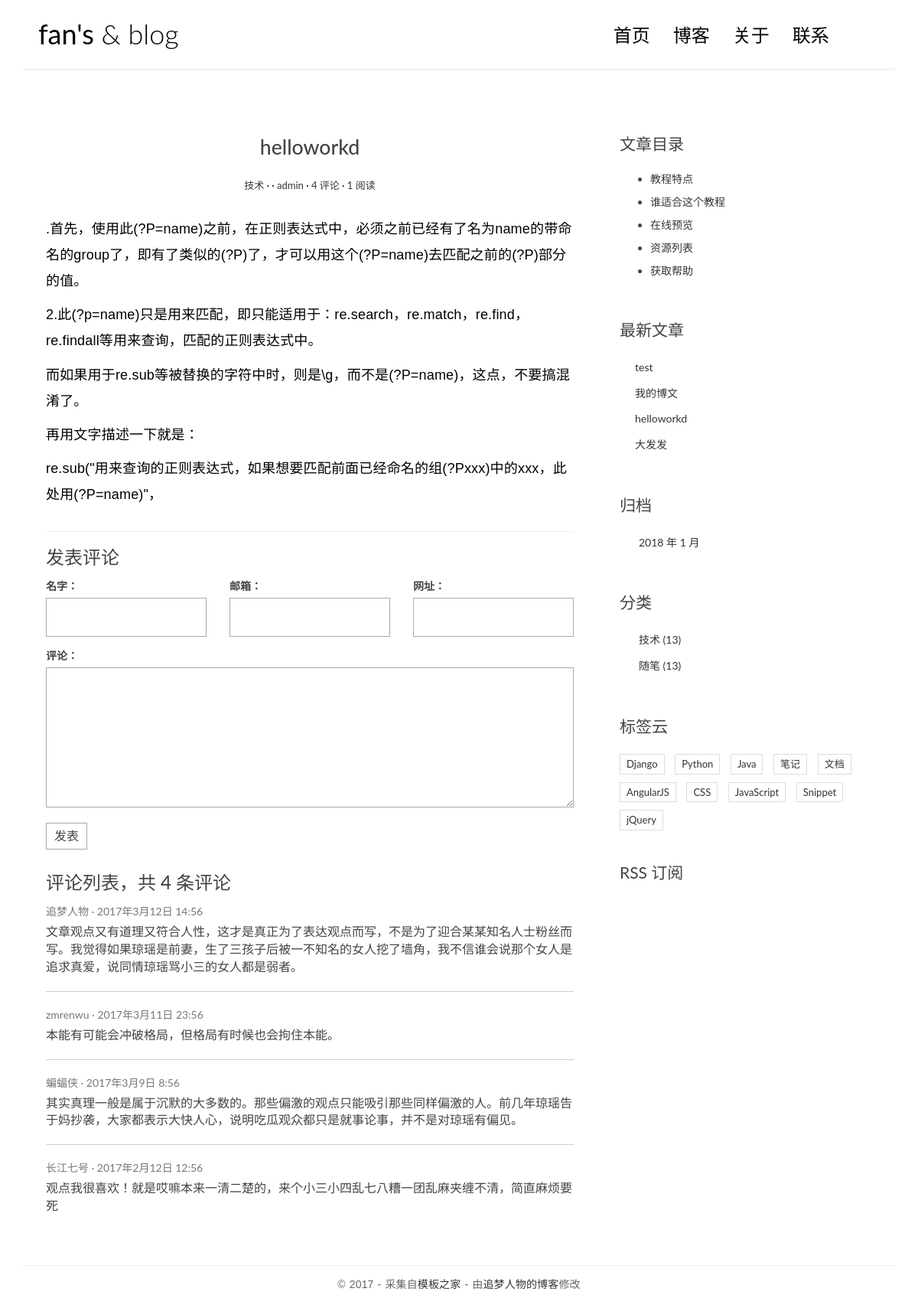
The app's page /post/2/ with its own data.
### blog/models.py (models this page shows, shortened)
class Post(models.Model):
    title=models.CharField(max_length=70)
    body=models.TextField()
    create_time=models.DateTimeField()
    modify_time=models.DateTimeField()
    excerpt=models.CharField(max_length=200,blank=True)
    category=models.ForeignKey(Category)
    tags=models.ManyToManyField(Tag,blank=True)
    author=models.ForeignKey(User)
    views=models.PositiveIntegerField(default=0)
    def get_absolute_url(self):
        return reverse('blog:detail',kwargs={'pk':self.pk})
    class Meta:
        ordering=['-create_time']
    def increase_views(self):
        self.views+=1
        self.save(update_fields=['views'])

class Category(models.Model):
    name=models.CharField(max_length=100)

### blog/views.py (the view)
# urls.py: url(r'^post/(?P<pk>[0-9]+)/$', views.detail, name='detail'),
def detail(request,pk):
    post = get_object_or_404(Post, pk=pk)
    post.increase_views()
    post.body = markdown.markdown(post.body,
                                  extensions=[
                                      'markdown.extensions.extra',
                                      'markdown.extensions.codehilite',
                                      'markdown.extensions.toc',
                                  ])
    return render(request, 'blog/detail.html', context={'post': post})

### blog/templatetags/blog_tags.py (called while the page is built)
@register.simple_tag
def get_recent_posts(num=5):
    return Post.objects.all().order_by('-create_time')[:num]

@register.simple_tag
def archives():
    return Post.objects.dates('create_time', 'month', order='DESC')

@register.simple_tag
def get_categories():
    return Category.objects.all()

### templates/blog/detail.html (shortened to what this page needs)
{% extends 'base.html' %}
{% block main %}
    <article class="post post-{{ post.pk }}">
        <header class="entry-header">
            <h1 class="entry-title">{{ post.title }}</h1>
            <div class="entry-meta">
                <span class="post-category"><a href="#">{{ post.category.name }}</a></span>
                <span class="post-date"></span>
                <span class="post-author"><a href="#">{{ post.author }}</a></span>
                <span class="comments-link"><a href="#">4 评论</a></span>
                <span class="views-count"><a href="{{post.get_absolute_url}}">{{post.views}} 阅读</a></span>
            </div>
        </header>
        <div class="entry-content clearfix">
            {{ post.body|safe }}
        </div>
    </article>
    <section class="comment-area" id="comment-area">
        <hr>
        <h3>发表评论</h3>
        <form action="#" method="post" class="comment-form">
            <div class="row">
                <div class="col-md-4">
                    <label for="id_name">名字：</label>
                    <input type="text" id="id_name" name="name" required>
                </div>
                <div class="col-md-4">
                    <label for="id_email">邮箱：</label>
                    <input type="email" id="id_email" name="email" required>
                </div>
                <div class="col-md-4">
                    <label for="id_url">网址：</label>
                    <input type="text" id="id_url" name="url">
                </div>
                <div class="col-md-12">
                    <label for="id_comment">评论：</label>
                    <textarea name="comment" id="id_comment" required></textarea>
                    <button type="submit" class="comment-btn">发表</button>
                </div>
            </div>
        </form>
        <div class="comment-list-panel">
            <h3>评论列表，共 <span>4</span> 条评论</h3>
            <ul class="comment-list list-unstyled">
                <li class="comment-item">
                    <span class="nickname">追梦人物</span>
                    <time class="submit-date" datetime="2012-11-09T23:15:57+00:00">2017年3月12日 14:56</time>
                    <div class="text">
                        文章观点又有道理又符合人性，这才是真正为了表达观点而写，不是为了迎合某某知名人士粉丝而写。我觉得如果琼瑶是前妻，生了三孩子后被一不知名的女人挖了墙角，我不信谁会说那个女人是追求真爱，说同情琼瑶骂小三的女人都是弱者。
                    </div>
                </li>
                <li class="comment-item">
                    <span class="nickname">zmrenwu</span>
                    <time class="submit-date" datetime="2012-11-09T23:15:57+00:00">2017年3月11日 23:56</time>
                    <div class="text">
                        本能有可能会冲破格局，但格局有时候也会拘住本能。
                    </div>
                </li>
                <li class="comment-item">
                    <span class="nickname">蝙蝠侠</span>
                    <time class="submit-date" datetime="2012-11-09T23:15:57+00:00">2017年3月9日 8:56</time>
                    <div class="text">
                        其实真理一般是属于沉默的大多数的。那些偏激的观点只能吸引那些同样偏激的人。前几年琼瑶告于妈抄袭，大家都表示大快人心，说明吃瓜观众都只是就事论事，并不是对琼瑶有偏见。
                    </div>
                </li>
                <li class="comment-item">
                    <span class="nickname">长江七号</span>
                    <time class="submit-date" datetime="2012-11-09T23:15:57+00:00">2017年2月12日 12:56</time>
                    <div class="text">
                        观点我很喜欢！就是哎嘛本来一清二楚的，来个小三小四乱七八糟一团乱麻夹缠不清，简直麻烦要死
                    </div>
                </li>
            </ul>
        </div>
    </section>
{% endblock main %}
{% block toc %}
    <div class="widget widget-content">
        <h3 class="widget-title">文章目录</h3>
        <ul>
            <li>
                <a href="#">教程特点</a>
            </li>
            <li>
                <a href="#">谁适合这个教程</a>
            </li>
            <li>
                <a href="#">在线预览</a>
            </li>
            <li>
                <a href="#">资源列表</a>
            </li>
            <li>
                <a href="#">获取帮助</a>
            </li>
        </ul>
    </div>
{% endblock toc %}

### templates/base.html (shortened to what this page needs)
{% load staticfiles %}
{% load blog_tags %}
<!DOCTYPE html>
<html>
<head>
    <link rel="stylesheet" href="http://code.ionicframework.com/ionicons/2.0.1/css/ionicons.min.css">
    <link rel="stylesheet" href="{% static 'blog/css/bootstrap.min.css' %}">
    <link rel="stylesheet" href="{% static 'blog/css/pace.css' %}">
    <link rel="stylesheet" href="{% static 'blog/css/custom.css' %}">
    <link rel="stylesheet" href="{% static 'blog/css/highlights/github.css' %}">
</head>
<body>
<div class="container">
    <header id="site-header">
        <div class="row">
            <div class="col-md-4 col-sm-5 col-xs-8">
                <div class="logo">
                    <h1><a href="{% url 'blog:index' %}"><b>fan's</b> &amp; blog</a></h1>
                </div>
            </div>
            <div class="col-md-8 col-sm-7 col-xs-4">
                <nav class="main-nav" role="navigation">
                    <div class="collapse navbar-collapse" id="bs-example-navbar-collapse-1">
                        <ul class="nav navbar-nav navbar-right">
                            <li class="cl-effect-11"><a href="{% url 'blog:index' %}">首页</a></li>
                            <li class="cl-effect-11"><a href="full-width.html" data-hover="博客">博客</a></li>
                            <li class="cl-effect-11"><a href="about.html" data-hover="关于">关于</a></li>
                            <li class="cl-effect-11"><a href="contact.html" data-hover="联系">联系</a></li>
                        </ul>
                    </div>
                </nav>
            </div>
        </div>
    </header>
</div>
<div class="content-body">
    <div class="container">
        <div class="row">
            <main class="col-md-8">
                {% block main %}
                {% endblock main %}
            </main>
            <aside class="col-md-4">
                  {% block toc %}
                  {% endblock toc %}
            </aside>
            <aside class="col-md-4">
                <div class="widget widget-recent-posts">
                    <h3 class="widget-title">最新文章</h3>
                    {% get_recent_posts as recent_post_list %}
                    <ul>
                        {% for post in recent_post_list %}
                        <li>
                            <a href="{{post.get_absolute_url}}">{{post.title}}</a>
                        </li>
                        {% empty %}
                            暂无文章
                        {% endfor %}
                    </ul>
                </div>
                <div class="widget widget-archives">
                    <h3 class="widget-title">归档</h3>
                        {% archives as date_list %}
                        <ul>
                            {% for date in date_list %}
                            <li>
                                <a href="{% url 'blog:archives' date.year date.month %}">{{ date.year }} 年 {{ date.month }} 月</a>
                            </li>
                            {% empty %}
                            暂无归档！
                            {% endfor %}
                         </ul>
                </div>
                <div class="widget widget-category">
                    <h3 class="widget-title">分类</h3>
                    {% get_categories as category_list %}
                    <ul>
                        {% for category in category_list %}
                        <li>
                            <a href="{% url 'blog:category' category.pk %}">{{ category.name }} <span class="post-count">(13)</span></a>
                        </li>
                        {% empty %}
                            暂无分类！
                        {% endfor %}
                    </ul>
                </div>
                <div class="widget widget-tag-cloud">
                    <h3 class="widget-title">标签云</h3>
                    <ul>
                        <li>
                            <a href="#">Django</a>
                        </li>
                        <li>
                            <a href="#">Python</a>
                        </li>
                        <li>
                            <a href="#">Java</a>
                        </li>
                        <li>
                            <a href="#">笔记</a>
                        </li>
                        <li>
                            <a href="#">文档</a>
                        </li>
                        <li>
                            <a href="#">AngularJS</a>
                        </li>
                        <li>
                            <a href="#">CSS</a>
                        </li>
                        <li>
                            <a href="#">JavaScript</a>
                        </li>
                        <li>
                            <a href="#">Snippet</a>
                        </li>
                        <li>
                            <a href="#">jQuery</a>
                        </li>
                    </ul>
                </div>
                <div class="rss">
                    <a href=""> RSS 订阅</a>
                </div>
            </aside>
        </div>
    </div>
</div>
<footer id="site-footer">
    <div class="container">
        <div class="row">
            <div class="col-md-12">
                <p class="copyright">&copy 2017 - 采集自<a href="http://www.cssmoban.com/"
                                                        target="_blank" title="模板之家">模板之家</a>
                    - 由<a href="http://zmrenwu.com/" title="网页模板" target="_blank">追梦人物的博客</a>修改
                </p>
            </div>
        </div>
    </div>
</footer>
</body>
</html>

### blog/static/blog/css/custom.css (style rules this page uses)
* { outline: none; }
h1, h2, h3, h4, h5, h6 { margin-top: 0; }
b { font-weight: 400; }
a { color: #333; }
body { color: #444; font-family: 'Lato', sans-serif; }
p { font-family: 'Ubuntu', sans-serif; font-weight: 400; word-spacing: 1px; letter-spacing: 0.01em; }
#site-header { background-color: #FFF; padding: 25px 20px; margin-bottom: 40px; border-bottom: 1px solid #e7e7e7; }
.logo h1 a { color: #000; }
.logo h1 { margin: 0; font-family: 'Lato', sans-serif; font-weight: 300; }
.main-nav { margin-top: 11px; max-width: 95%; }
.main-nav a { color: #000000 !important; padding: 0 0 5px 0 !important; margin-right: 30px; font-family: 'Lato', sans-serif; font-weight: 300; font-size: 24px; }
.cl-effect-11 a { padding: 10px 0; color: #0972b4; text-shadow: none; }
.cl-effect-11 a::before { position: absolute; top: 0; left: 0; overflow: hidden; padding: 0 0 5px 0 !important; max-width: 0; border-bottom: 1px solid #000; color: #000; content: attr(data-hover); white-space: nowrap; -webkit-transition: max-width 0.5s; -moz-transition: max-width 0.5s; transition: max-width 0.5s; }
.content-body { padding-bottom: 4em; }
.post { background: #fff; padding: 30px 30px 0; }
.entry-title { text-align: center; font-size: 1.9em; margin-bottom: 20px; line-height: 1.6; padding: 10px 20px 0; }
.entry-meta { text-align: center; color: #DDDDDD; font-size: 13px; margin-bottom: 30px; }
.entry-content { font-size: 18px; line-height: 1.9; font-weight: 300; color: #000; }
.post-category::after, .post-date::after, .post-author::after, .comments-link::after { content: ' ·'; color: #000; }
.widget { background: #fff; padding: 30px 0 0; }
.widget-title { font-size: 1.5em; margin-bottom: 20px; line-height: 1.6; padding: 10px 0 0; font-weight: 400; }
.widget-recent-posts ul { padding: 0; margin: 0; padding-left: 20px; }
.widget-recent-posts ul li { list-style-type: none; position: relative; line-height: 170%; margin-bottom: 10px; }
.widget-recent-posts ul li::before { content: '\f3d3'; font-family: "Ionicons"; position: absolute; left: -17px; top: 3px; font-size: 16px; color: #000; }
.widget-archives ul { padding: 0; margin: 0; padding-left: 25px; }
.widget-archives ul li { list-style-type: none; position: relative; line-height: 170%; margin-bottom: 10px; }
.widget-archives ul li::before { content: '\f3f3'; font-family: "Ionicons"; position: absolute; left: -25px; top: 1px; font-size: 16px; color: #000; }
.widget-category ul { padding: 0; margin: 0; padding-left: 25px; }
.widget-category ul li { list-style-type: none; position: relative; line-height: 170%; margin-bottom: 10px; }
.widget-category ul li::before { content: '\f3fe'; font-family: "Ionicons"; position: absolute; left: -25px; top: 1px; font-size: 18px; color: #000; }
.widget-tag-cloud ul { padding: 0; margin: 0; margin-right: -10px; }
.widget-tag-cloud ul li { list-style-type: none; font-size: 13px; display: inline-block; margin-right: 10px; margin-bottom: 10px; padding: 3px 8px; border: 1px solid #ddd; }
.widget-content ul li { margin-bottom: 10px; }
.rss { font-size: 21px; margin-top: 30px; }
.rss a { color: #444; }
#site-footer { padding-top: 10px; padding: 0 0 1.5em 0; }
.copyright { text-align: center; padding-top: 1em; margin: 0; border-top: 1px solid #eee; color: #666; }
.contact-form input, .comment-form input { border: 1px solid #aaa; margin-bottom: 15px; width: 100%; padding: 15px 15px; font-size: 16px; line-height: 100%; transition: 0.4s border-color linear; }
.contact-form textarea, .comment-form textarea { border: 1px solid #aaa; margin-bottom: 15px; width: 100%; padding: 15px 15px; font-size: 16px; line-height: 20px !important; min-height: 183px; transition: 0.4s border-color linear; }
.comment-area { padding: 0 30px 0; }
.comment-form { margin-top: 15px; }
.comment-form .comment-btn { background-color: #fff; border: 1px solid #aaa; font-size: 16px; padding: 5px 10px; }
.comment-list-panel { margin-top: 30px; }
.comment-list { margin-top: 15px; }
.comment-item:not(:last-child) { border-bottom: 1px #ccc solid; margin-bottom: 20px; padding-bottom: 20px; }
.comment-item .nickname, .comment-item .submit-date { color: #777; font-size: 14px; }
.comment-item .nickname:after { content: ' ·'; }
.comment-item .text { padding-top: 5px; font-size: 16px; }

### records on screen
Post: title "helloworkd", category.name "技术", author "admin", views "1", body ".首先，使用此(?P=name)之前，在正则表达式中，必须之前已经有了名为name的带命名的group了，即有了类似的(?P )了，才可以用这个(?P=name)去匹配之前的(?P )部分的值。 2.此(?p=name)只是用来匹配，即只能适用于：re.search，re.match，re.find，re.findall等用来查询，匹配的正则表达式中。 而如果用于re.sub等被替换的字符中时，则是\\g ，而不是(?P=name)，这点，不要搞混淆了。 再用文字描述一下就是： re.sub(\"用来查询的正则表达式，如果想要匹配前面已经命名的组(?P xxx)中的xxx，此处用(?P=name)\"，"
Post: title "test"
Post: title "我的博文"
Post: title "大发发"
Category: name "技术"
Category: name "随笔"

### other values on screen
{{ date.year }} "2018"
{{ date.month }} "1"
